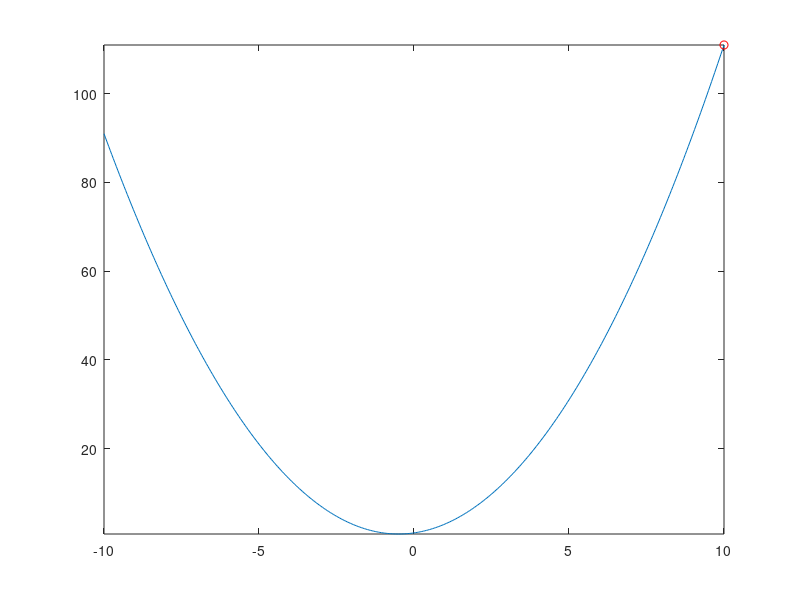

The MATLAB source for this figure: (Note: this script raises an error after producing the figure.)
%%
% Plot 2D NAdam Optimizer example
%%

clear all;
close all;

addpath('../optimizer');

f = @(x) x.^2 + x + 1;
X = -10:0.05:10;
Y = f(X);

figure;
plot(X, Y);
xlim([-10, 10]);
ylim([min(Y), max(Y)]);

hold on;

beta1 = 0.9;
beta2 = 0.999;
eps = 1e-8;
a = 1;
%x = rand(1)*20 - 10;
x = 10;
k = 0;

xptr = plot(x, f(x), 'ro');
T = 500;

for k_ = 1:T
    fprintf("%d: x=%f, y=%f\n", k, x, f(x));
    
    [fin, k, xn] = NAdam(f, x, a, k, eps, beta1, beta2);
    if fin
        break
    end
    
    plot([x, xn], [f(x), f(xn)], 'r-');
    x = xn;
    set(xptr, 'XData', x, 'YData', f(x));
    drawnow;
    
    frame = getframe(gcf);
    if k_ == 1
        [mov(:, :, 1, k_), map] = rgb2ind(frame.cdata, 256, 'nodither');
    else
        mov(:, :, 1, k_) = rgb2ind(frame.cdata, map, 'nodither');
    end
end

fname = "NAdam.gif";
fprintf("Write animation to '%s'\n", fname);
imwrite(mov, map, fname, 'DelayTime', 0, 'LoopCount', inf);
